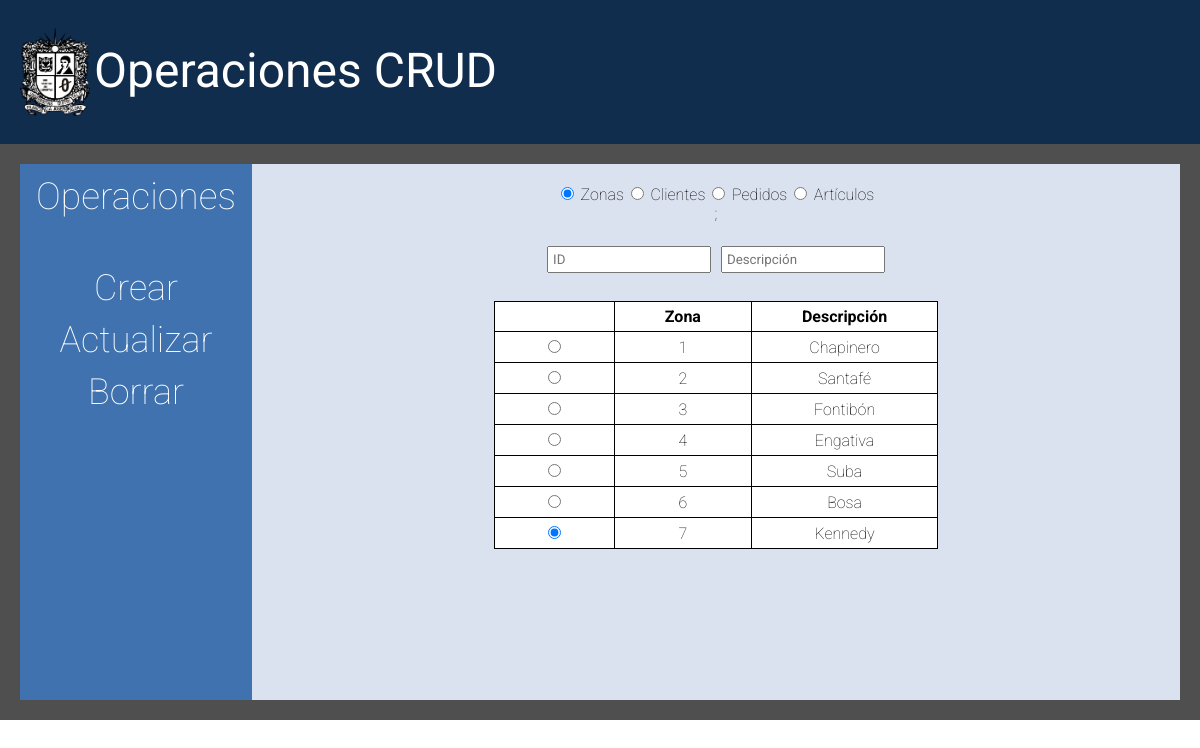
The page / on the database its author committed.
### tables this page shows
CREATE TABLE "tbl_zonas" (
	"zona"	INTEGER NOT NULL,
	"descripcion"	TEXT,
	PRIMARY KEY("zona")
);

### index.php (the view, shortened to what this page needs)
<?php
$BD = new PDO('sqlite:res/db/tienda.db');
$tabla_zonas = "SELECT * FROM tbl_zonas";
$queryZonas = $BD->prepare($tabla_zonas);
$queryZonas->execute();
?>
<!DOCTYPE html>
<html lang="es">
<head>
    <link rel="stylesheet" href="res/Estilos/styles.css">
</head>
<body>
    <div class="contenedor">
        <header id="cabezera">
            <div class="logo">
                <img class="img-fluid" src="res/Img/logo.png" width="100" alt="Logo UD">
                <a href='#'>Operaciones CRUD</a>
            </div>
        </header>
        <div class="cuerpo">
            <aside>
                <div>Operaciones</div><br>
                <button type="button" id="b_crear" name="b_crear">Crear</button>
                <button type="button" id="b_actualizar" name="b_actualizar">Actualizar</button>
                <button type="button" id="b_borrar" name="b_borrar">Borrar</button>
            </aside>
            <article>
                <form method="POST" action="res/php/operacion.php" id="formulario">
                    <div id="botones">
                        <input type="radio" id="b_Tzonas" name="b_tablas" checked value="zonas">
                        <label for="zonas">Zonas</label>
                        <input type="radio" id="b_Tclientes" name="b_tablas" value="clientes">
                        <label for="zonas">Clientes</label>
                        <input type="radio" id="b_Tpedidos" name="b_tablas" value="pedidos">
                        <label for="zonas">Pedidos</label>
                        <input type="radio" id="b_Tarticulos" name="b_tablas" value="articulos">
                        <label for="zonas">Artículos</label>
                    </div>
                    <input type="hidden" id="ident" name="ident">;
                    <div class="campos">
                        <div id="f_zonas">
                            <input type="text" id="id_zonas" name="id_zonas" placeholder="ID">
                            <input type="text" id="desc_zonas" name="desc_zonas" placeholder="Descripción">
                        </div>
                    </div>
                    <div class="tabla">
                        <div class="info" id="t_zonas">
                            <table>
                                <tr>
                                    <th></th>
                                    <th>Zona</th>
                                    <th>Descripción</th>
                                </tr>
                                <?php
                                while ($fila = $queryZonas->fetch()) {
                                ?>
                                    <tr>
                                        <td><input type="radio" id="radio_zona" name="radio_zona" value="<?php print $fila["zona"] ?>" checked></td>
                                        <td> <?php print($fila["zona"]) ?> </td>
                                        <td> <?php print($fila["descripcion"]) ?> </td>
                                    </tr>
                                <?php
                                }
                                ?>
                            </table>
                        </div>
                    </div>
                </form>
            </article>
        </div>
    </div>
</body>
</html>

### res/Estilos/styles.css (style rules this page uses)
* { padding: 0px; margin: 0px; box-sizing: border-box; font-family: 'Roboto', sans-serif; overflow-x: hidden; }
.contenedor { width: 100%; display: flex; flex-flow: row wrap; height: 720px; }
#cabezera { background: #112d4e; width: 100%; padding: 20px; display: flex; justify-content: space-between; align-items: center; flex-flow: row wrap; height: 20%; font-weight: 400; }
#cabezera .logo img { width: 70px; vertical-align: top; }
#cabezera .logo a { color: white; text-decoration: none; font-size: 4vw; line-height: 85px; }
.cuerpo { background-color: #4F4F4F; padding-right: 25px; padding: 20px; width: 100%; display: flex; flex-direction: row wrap; height: 80%; font-weight: 100; }
aside { display: flex; flex-flow: column nowrap; background: #3f72af; font-size: 3.1vw; align-items: center; width: 20%; color: white; padding: 10px; }
aside button { font-weight: 100; align-self: stretch; padding: 5px; transition-duration: 0.4s; border: none; outline: none; font-size: 3vw; background-color: #3f72af; color: white; text-decoration: none; cursor: pointer; }
article { background-color: #dbe2ef; display: flex; padding: 10px; flex-direction: column; width: 80%; }
form { padding: 10px; display: flex; flex-direction: column; align-items: center; justify-content: center; }
.campos div { padding: 20px; text-align: center; }
#botones { align-self: center; }
input { padding: 4px; margin: 3px; }
table { border-collapse: collapse; width: 70%; }
td, th { border: 1px solid black; text-align: center; background-color: white; padding: 5px; padding-left: 50px; padding-right: 50px; }
.tabla { padding: 5px; overflow: auto; display: flex; justify-content: center; width: 90%; flex-flow: row nowrap; }
.info { overflow: auto; }
tr:nth-child(even) { background-color: white; }

### rows shown on the page
tbl_zonas: zona "1", descripcion "Chapinero"
tbl_zonas: zona "2", descripcion "Santafé"
tbl_zonas: zona "3", descripcion "Fontibón"
tbl_zonas: zona "4", descripcion "Engativa"
tbl_zonas: zona "5", descripcion "Suba"
tbl_zonas: zona "6", descripcion "Bosa"
tbl_zonas: zona "7", descripcion "Kennedy"
